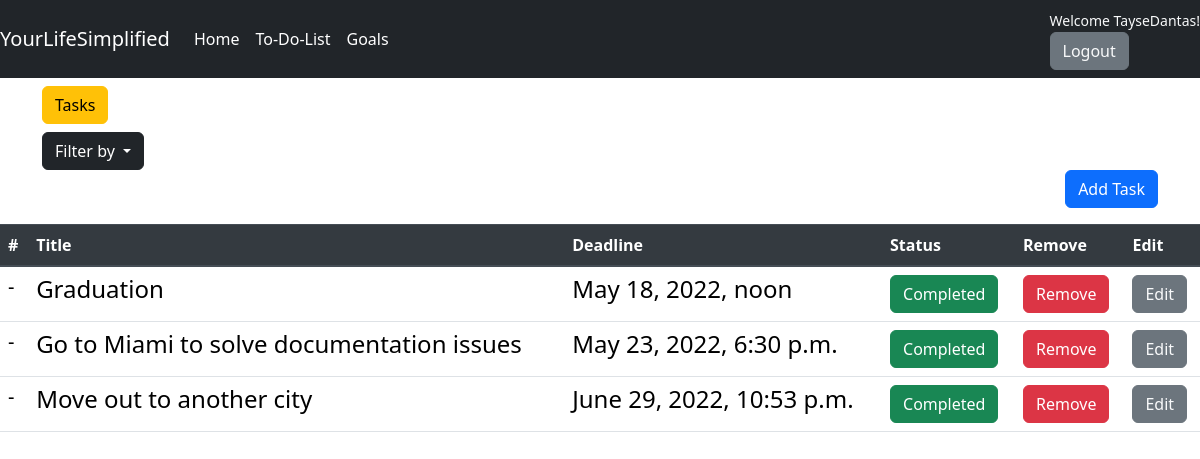
The page /todolist/ (signed in) on the database its author committed.
### todolist/models.py (models this page shows)
class ToDoList(models.Model):
    objects = None
    user = models.ForeignKey(User, on_delete=models.CASCADE, null=True)
    title = models.CharField(max_length=100, unique=True)
    description = models.TextField(max_length=10000, blank=True)
    end_date = models.DateTimeField(auto_now=False, blank=True)
    is_completed = models.BooleanField(default=False)
    created_at = models.DateTimeField(auto_now_add=True)

### todolist/views.py (the view)
# urls.py: path('', views.todolist, name='todolist'),
def todolist(request):
    if request.user.is_authenticated:
        tasks = ToDoList.objects.filter(user=request.user).order_by('end_date')
    else:
        return redirect('login_required')
    context = {
        'tasks': tasks,
    }
    return render(request, 'to_do_list/todolist.html', context)

### templates/to_do_list/todolist.html (shortened to what this page needs)
{% extends 'base.html' %}
{% block content %}
<header>
<div class="container py-2">
    <div class="row">
      <div class="col text-left"><a href="#"><h4 class="btn btn-warning">Tasks</h4></a></div>
<div class="dropdown">
  <button class="btn btn-dark dropdown-toggle" type="button" id="book-dropdown" data-bs-toggle="dropdown">
    Filter by
  </button>
</div>
      <div class="col text-right" data-toggle="modal" data-target="#AddModal"><h4 class="btn btn-primary">Add Task</h4></div>
    </div>
    </div>
  </header>
<table class="table">
  <thead class="thead-dark">
    <tr>
      <th scope="col">#</th>
      <th scope="col">Title</th>
      <th scope="col">Deadline</th>
      <th scope="col">Status</th>
      <th scope="col">Remove</th>
      <th scope="col">Edit</th>
    </tr>
  </thead>
  <tbody>
  {% for task in tasks %}
    <tr>
      <td><h5>-</h5></td>
      <td><h4>{{ task.title }}</h4></td>
      <td><h4>{{ task.end_date }}</h4></td>
      <td><a class="btn btn-success" href="">Completed</a></td>
      <td><a class="btn btn-danger" href="{% url 'remove_task' task.id %}">Remove</a></td>
      <td><a class="btn btn-secondary text-light" href="{% url 'edit_task' task.id %}">Edit</a></td>
    </tr>
  {% endfor %}
  </tbody>
</table>
{% endblock %}

### templates/base.html (shortened to what this page needs)
<!DOCTYPE html>
{% load static %}
<html lang="en">
<head>
<link rel="stylesheet" href="https://cdn.jsdelivr.net/npm/bootstrap@4.3.1/dist/css/bootstrap.min.css">
    <link href="{% static 'css/bootstrap.css' %}" rel="stylesheet" type="text/css"/>
</head>
<body>
{% include 'includes/navbar.html' %}
{% block content %}
{% endblock %}
</body>
</html>

### templates/includes/navbar.html (shortened to what this page needs)
<nav class="navbar navbar-expand-lg navbar-dark bg-dark">
  <a class="navbar-brand" href="#">YourLifeSimplified</a>
  <div class="collapse navbar-collapse" id="navbarSupportedContent">
    <ul class="navbar-nav mr-auto">
      <li class="nav-item active">
        <a class="nav-link" href="{% url 'home' %}">Home <span class="sr-only">(current)</span></a>
      </li>
      <li class="nav-item active">
        <a class="nav-link" href="{% url 'todolist' %}">To-Do-List</a>
      </li>
      <li class="nav-item active">
        <a class="nav-link" href="#">Goals</a>
      </li>
    </ul>
      <div class="widget-header">
          {% if user.is_authenticated %}
          <small class="title text-light">Welcome {{user.username}}!</small>
          {% else %}
          <small class="title text-light">Welcome Guest!</small>
          {% endif %}
          <div>
              {% if not user.is_authenticated %}
              <a class="text-light btn btn-primary" href="{% url 'register' %}">Register</a> <span class=""> | </span>
              <a class="text-light btn btn-success" href="{% url 'login' %}"> Login</a>
              {% elif user.is_authenticated %}
              <a class="text-light btn btn-secondary" href="{% url 'logout' %}">Logout</a>
              {% endif %}
          </div>
      </div>
  </div>
</nav>

### rows shown on the page
ToDoList: title "Graduation", end_date "May 18, 2022, noon"
ToDoList: title "Go to Miami to solve documentation issues", end_date "May 23, 2022, 6:30 p.m."
ToDoList: title "Move out to another city", end_date "June 29, 2022, 10:53 p.m."

### other values the page prints
{{ user.username }} "TayseDantas"
